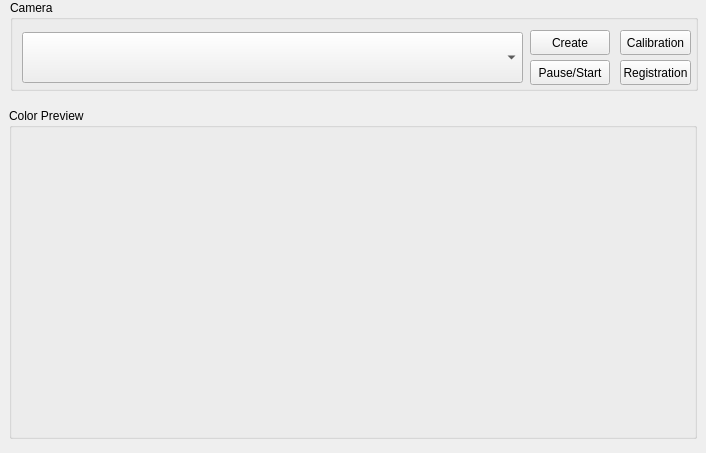
<?xml version="1.0" encoding="UTF-8"?>
<ui version="4.0">
 <class>CameraCalibration</class>
 <widget class="QWidget" name="CameraCalibration">
  <property name="geometry">
   <rect>
    <x>0</x>
    <y>0</y>
    <width>706</width>
    <height>453</height>
   </rect>
  </property>
  <property name="windowTitle">
   <string>Camera Color Preview - cobotsys</string>
  </property>
  <widget class="QGroupBox" name="groupBox">
   <property name="geometry">
    <rect>
     <x>10</x>
     <y>0</y>
     <width>688</width>
     <height>91</height>
    </rect>
   </property>
   <property name="sizePolicy">
    <sizepolicy hsizetype="Preferred" vsizetype="Maximum">
     <horstretch>0</horstretch>
     <verstretch>0</verstretch>
    </sizepolicy>
   </property>
   <property name="title">
    <string>Camera</string>
   </property>
   <widget class="QPushButton" name="btnCreate">
    <property name="geometry">
     <rect>
      <x>520</x>
      <y>30</y>
      <width>80</width>
      <height>25</height>
     </rect>
    </property>
    <property name="sizePolicy">
     <sizepolicy hsizetype="Maximum" vsizetype="Fixed">
      <horstretch>0</horstretch>
      <verstretch>0</verstretch>
     </sizepolicy>
    </property>
    <property name="text">
     <string>Create</string>
    </property>
   </widget>
   <widget class="QPushButton" name="btnPauseStart">
    <property name="geometry">
     <rect>
      <x>520</x>
      <y>60</y>
      <width>80</width>
      <height>25</height>
     </rect>
    </property>
    <property name="text">
     <string>Pause/Start</string>
    </property>
   </widget>
   <widget class="QComboBox" name="cboCamera">
    <property name="geometry">
     <rect>
      <x>12</x>
      <y>32</y>
      <width>501</width>
      <height>51</height>
     </rect>
    </property>
    <property name="sizePolicy">
     <sizepolicy hsizetype="Preferred" vsizetype="Minimum">
      <horstretch>0</horstretch>
      <verstretch>0</verstretch>
     </sizepolicy>
    </property>
   </widget>
   <widget class="QPushButton" name="btnCalibration">
    <property name="geometry">
     <rect>
      <x>610</x>
      <y>30</y>
      <width>71</width>
      <height>25</height>
     </rect>
    </property>
    <property name="text">
     <string>Calibration</string>
    </property>
   </widget>
   <widget class="QPushButton" name="btnRegistration">
    <property name="geometry">
     <rect>
      <x>610</x>
      <y>60</y>
      <width>71</width>
      <height>25</height>
     </rect>
    </property>
    <property name="text">
     <string>Registration</string>
    </property>
   </widget>
  </widget>
  <widget class="QGroupBox" name="groupBox_2">
   <property name="geometry">
    <rect>
     <x>9</x>
     <y>108</y>
     <width>688</width>
     <height>331</height>
    </rect>
   </property>
   <property name="title">
    <string>Color Preview</string>
   </property>
   <widget class="QLabel" name="label_Color">
    <property name="geometry">
     <rect>
      <x>6</x>
      <y>26</y>
      <width>671</width>
      <height>291</height>
     </rect>
    </property>
    <property name="sizePolicy">
     <sizepolicy hsizetype="MinimumExpanding" vsizetype="MinimumExpanding">
      <horstretch>0</horstretch>
      <verstretch>0</verstretch>
     </sizepolicy>
    </property>
    <property name="text">
     <string/>
    </property>
   </widget>
  </widget>
 </widget>
 <resources/>
 <connections/>
</ui>
